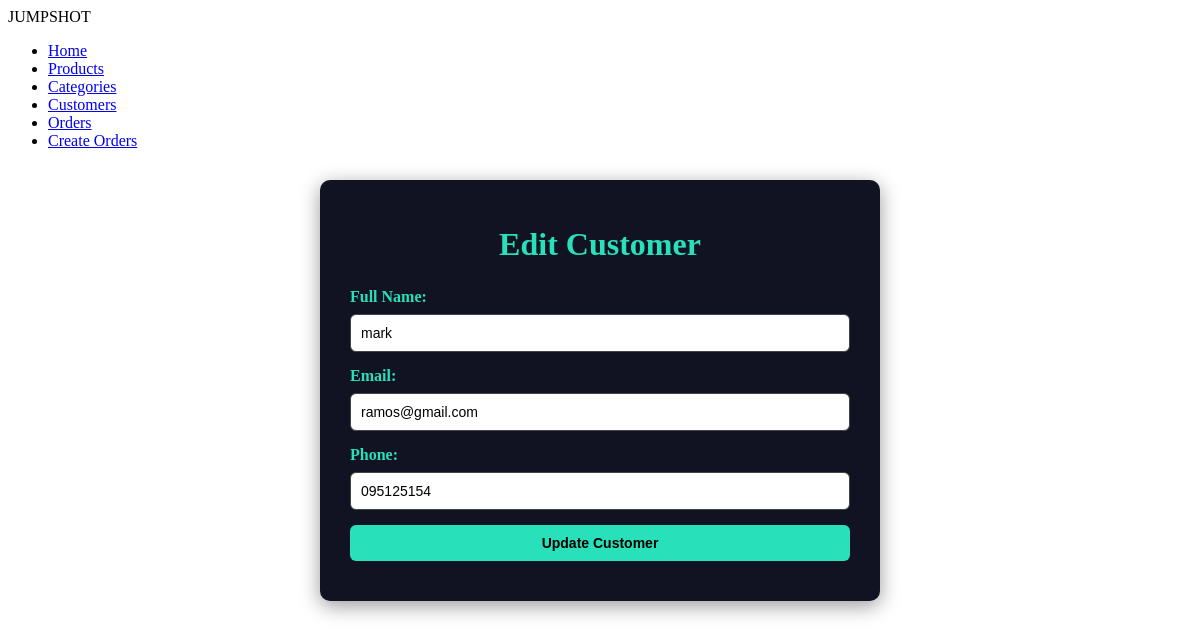
/edit_customer.php?id=1, run on the app's committed database.
### tables this page shows
CREATE TABLE `customers` (
  `CustomerID` int(11) NOT NULL,
  `FullName` varchar(100) DEFAULT NULL,
  `Email` varchar(100) DEFAULT NULL,
  `Phone` varchar(20) DEFAULT NULL,
  `address` varchar(100) DEFAULT NULL
);

### edit_customer.php (the view, shortened to what this page needs)
<?php
include 'database.php';
$id = $_GET['id'];
$customer = $conn->query("SELECT * FROM customers WHERE CustomerID='$id'")->fetch_assoc();
?>
<!DOCTYPE html>
<html>
<head>
    <link rel="stylesheet" href="all.css">
</head>
<body>
   <header>
    <div class="logo">JUMPSHOT</div>
    <ul class="nav">
    <li><a href="home.php" class="<?= basename($_SERVER['PHP_SELF'])=='home.php'?'active':'' ?>">Home</a></li>
    <li><a href="index.php" class="<?= basename($_SERVER['PHP_SELF'])=='index.php'?'active':'' ?>">Products</a></li>
    <li><a href="manage_category.php" class="<?= basename($_SERVER['PHP_SELF'])=='manage_category.php'?'active':'' ?>">Categories</a></li>
    <li><a href="manage_customer.php" class="<?= basename($_SERVER['PHP_SELF'])=='manage_customer.php'?'active':'' ?>">Customers</a></li>
    <li><a href="view_order.php" class="<?= basename($_SERVER['PHP_SELF'])=='create_order.php'?'active':'' ?>">Orders</a></li>
    <li><a href="create_order.php" class="<?= basename($_SERVER['PHP_SELF'])=='create_order.php'?'active':'' ?>">Create Orders</a></li>
</ul>
</header>
<div class="container">
    <h1>Edit Customer</h1>
    <form method="post">
        <label>Full Name:</label>
        <input type="text" name="FullName" value="<?php echo htmlspecialchars($customer['FullName']); ?>" required>
        <label>Email:</label>
        <input type="email" name="Email" value="<?php echo htmlspecialchars($customer['Email']); ?>" required>
        <label>Phone:</label>
        <input type="text" name="Phone" value="<?php echo htmlspecialchars($customer['Phone']); ?>" required>
        <input type="submit" name="submit" value="Update Customer" class="btn-main">
    </form>
</div>
</body>
</html>

### edit_customer.php (style rules this page uses)
.container { max-width: 500px; margin: 30px auto; background-color: #111322; padding: 25px 30px; border-radius: 10px; box-shadow: 0 5px 20px rgba(0,0,0,0.4); }
h1 { color: #28e0b9; text-align: center; margin-bottom: 25px; }
label { font-weight: bold; color: #28e0b9; display: block; margin-bottom: 8px; }
input[type="text"], input[type="email"], input[type="tel"], input[type="submit"] { width: 100%; padding: 10px; margin-bottom: 15px; border-radius: 6px; border: 1px solid #444; font-size: 14px; box-sizing: border-box; }
input[type="submit"] { background-color: #28e0b9; color: #000; font-weight: bold; cursor: pointer; border: none; transition: 0.3s; }

### data on the page
customers: FullName "mark", Email "ramos@gmail.com", Phone "095125154"
